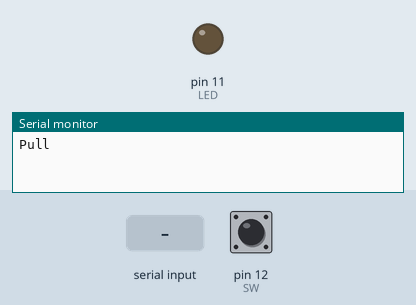
This sketch was run on a simulated Arduino Uno, built with avr-gcc and run on an emulated ATmega328P. Shown: output pins drawn as LEDs (lit = HIGH), the last lines printed to the serial monitor. The test bench sets the inputs (shaded band); at power-on: pin 12 (SW) LOW.

Above: at 1.2 s.
1.3 s: pin 12 (SW) pulled HIGH for 0.15 s
At 2.4 s:
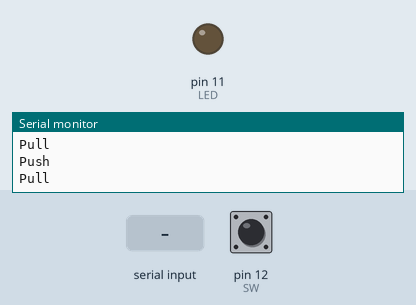
2.9 s: "1" received over the second serial link
At 3.5 s:
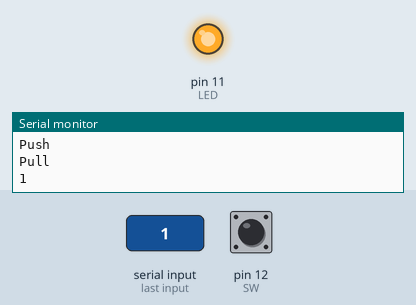
4.4 s: pin 12 (SW) pulled HIGH for 1 s
At 4.9 s:
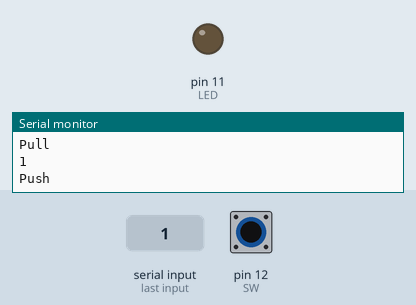
Timing chart, 0 to 7.4 s (numbered marks = the images above; inputs shaded):
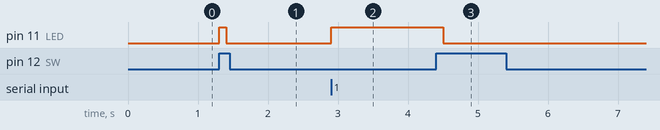

Measured:
- after the input at 1.3 s, pin 11 (LED): LOW → HIGH at once, → LOW 0.10 s later
- after the input at 2.9 s, pin 11 (LED): LOW → HIGH at once
- after the input at 4.4 s, pin 11 (LED): HIGH → LOW after 0.10 s

The sketch:

LED.ino
```cpp
#include <SoftwareSerial.h>
#define SW 12
#define LED 11
#define bounceTimer 200
u8 keyState = HIGH;
u8 bounceCount = 0;
SoftwareSerial BTSerial(2, 3);
int BTstates=0;

void setup() {
  Serial.begin(9600);
  BTSerial.begin(9600);
  pinMode(SW, INPUT);
  pinMode(LED, OUTPUT);
}

void loop() {
  u8 key = digitalRead(SW);
  if(key == HIGH) {
    if(keyState == LOW) {
      if(bounceCount == 0) {
        bounceCount = bounceTimer;
        Serial.println("Push");
        BTSerial.write('1');
        digitalWrite(LED, HIGH);
        delay(100);
        digitalWrite(LED, LOW);
        keyState = key;
      }
      else {
        bounceCount --;
      }
    }
  }
  else{
    if(keyState == HIGH) {
      Serial.println("Pull");
      keyState = key; }
    }

    if(BTSerial.available())
    {
      char str=BTSerial.read();
      if(str=='1')
      {
        BTstates=!BTstates;
        Serial.println(str);
        digitalWrite(LED, BTstates);
      }
  }
}
```
